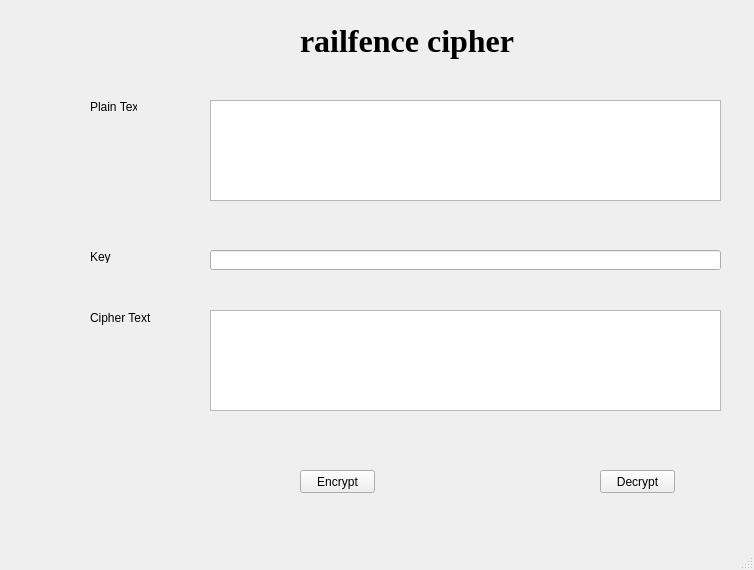
<?xml version="1.0" encoding="UTF-8"?>
<ui version="4.0">
 <class>MainWindow</class>
 <widget class="QMainWindow" name="MainWindow">
  <property name="geometry">
   <rect>
    <x>0</x>
    <y>0</y>
    <width>754</width>
    <height>570</height>
   </rect>
  </property>
  <property name="windowTitle">
   <string>MainWindow</string>
  </property>
  <widget class="QWidget" name="centralwidget">
   <widget class="QPushButton" name="btn_encrypt">
    <property name="geometry">
     <rect>
      <x>300</x>
      <y>470</y>
      <width>75</width>
      <height>23</height>
     </rect>
    </property>
    <property name="text">
     <string>Encrypt</string>
    </property>
   </widget>
   <widget class="QPushButton" name="btn_decrypt">
    <property name="geometry">
     <rect>
      <x>600</x>
      <y>470</y>
      <width>75</width>
      <height>23</height>
     </rect>
    </property>
    <property name="text">
     <string>Decrypt</string>
    </property>
   </widget>
   <widget class="QLabel" name="label">
    <property name="geometry">
     <rect>
      <x>300</x>
      <y>20</y>
      <width>231</width>
      <height>41</height>
     </rect>
    </property>
    <property name="font">
     <font>
      <family>Times New Roman</family>
      <pointsize>24</pointsize>
      <weight>75</weight>
      <bold>true</bold>
     </font>
    </property>
    <property name="text">
     <string>railfence cipher</string>
    </property>
   </widget>
   <widget class="QTextEdit" name="txt_plain_text">
    <property name="geometry">
     <rect>
      <x>210</x>
      <y>100</y>
      <width>511</width>
      <height>101</height>
     </rect>
    </property>
   </widget>
   <widget class="QTextEdit" name="txt_cipher_text">
    <property name="geometry">
     <rect>
      <x>210</x>
      <y>310</y>
      <width>511</width>
      <height>101</height>
     </rect>
    </property>
   </widget>
   <widget class="QLabel" name="label_2">
    <property name="geometry">
     <rect>
      <x>90</x>
      <y>100</y>
      <width>47</width>
      <height>13</height>
     </rect>
    </property>
    <property name="text">
     <string>Plain Text</string>
    </property>
   </widget>
   <widget class="QLabel" name="label_3">
    <property name="geometry">
     <rect>
      <x>90</x>
      <y>250</y>
      <width>47</width>
      <height>13</height>
     </rect>
    </property>
    <property name="text">
     <string>Key</string>
    </property>
   </widget>
   <widget class="QLabel" name="label_4">
    <property name="geometry">
     <rect>
      <x>90</x>
      <y>310</y>
      <width>71</width>
      <height>16</height>
     </rect>
    </property>
    <property name="text">
     <string>Cipher Text</string>
    </property>
   </widget>
   <widget class="QLineEdit" name="txt_key">
    <property name="geometry">
     <rect>
      <x>210</x>
      <y>250</y>
      <width>511</width>
      <height>20</height>
     </rect>
    </property>
   </widget>
  </widget>
  <widget class="QMenuBar" name="menubar">
   <property name="geometry">
    <rect>
     <x>0</x>
     <y>0</y>
     <width>754</width>
     <height>21</height>
    </rect>
   </property>
  </widget>
  <widget class="QStatusBar" name="statusbar"/>
 </widget>
 <resources/>
 <connections/>
</ui>
